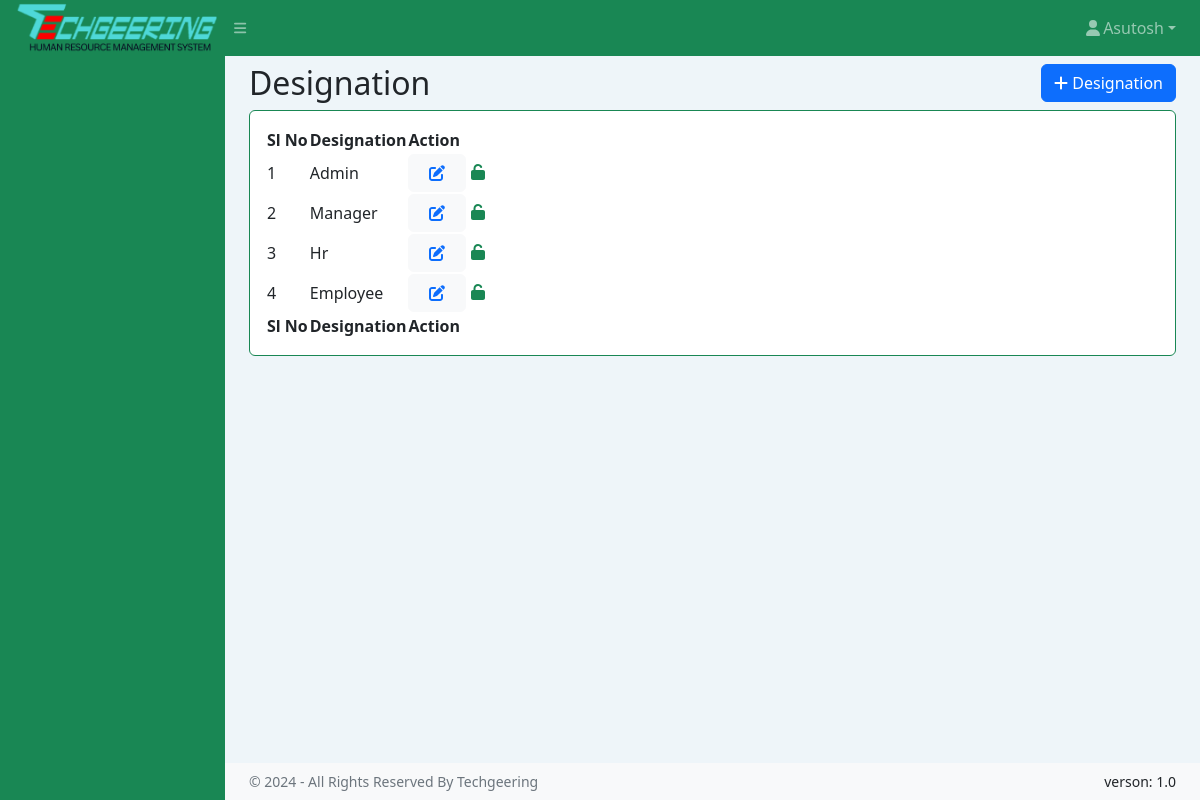
The app's page /designation.php, older data.
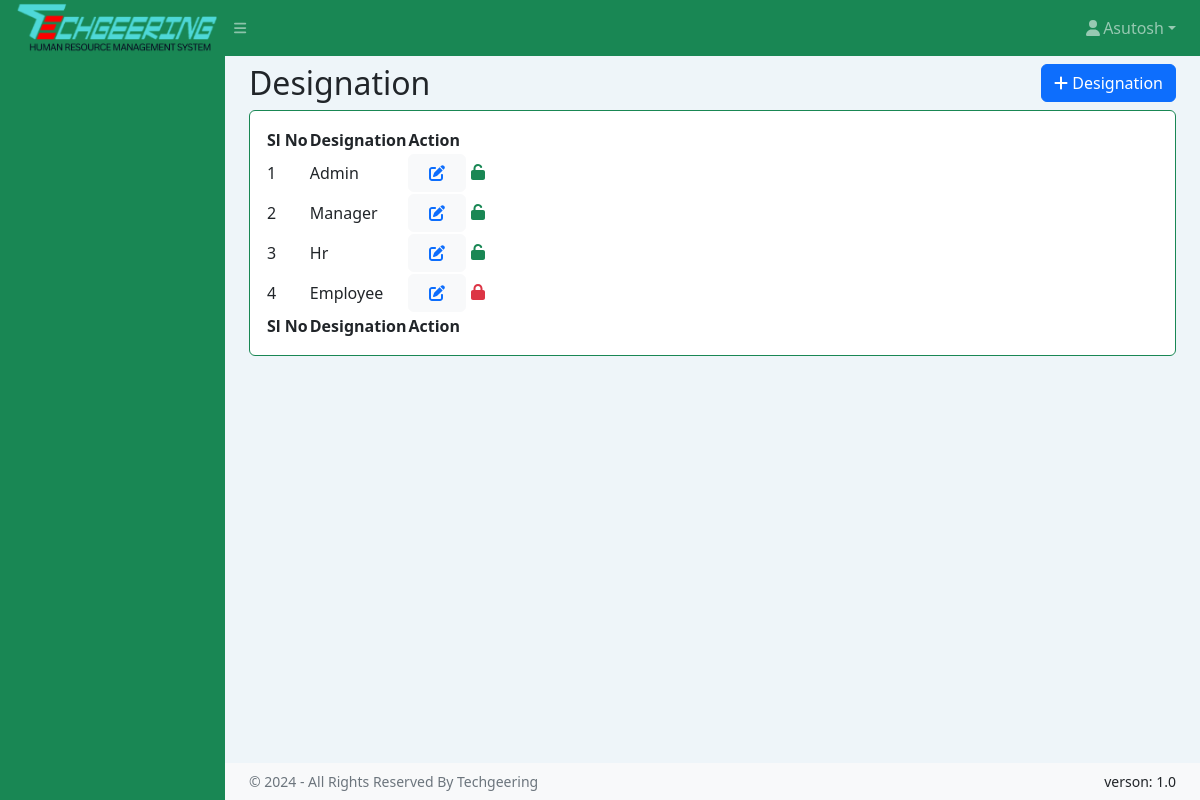
The same page, newer data.
### tables this page shows
CREATE TABLE `designation` (
  `id` int(11) NOT NULL,
  `des_name` varchar(64) NOT NULL,
  `status` enum('1','0') NOT NULL
);

### designation.php (the view, shortened to what this page needs)
<!DOCTYPE html>
<html lang="en">
<head>
    <link href="https://cdn.jsdelivr.net/npm/simple-datatables@7.1.2/dist/style.min.css" rel="stylesheet" />
    <link href="assets/css/styles.css" rel="stylesheet" />
</head>
<body class="sb-nav-fixed">
    <?php include 'common/topnav.php' ?>
    <div id="layoutSidenav">
        <?php include 'common/sidenav.php' ?>
        <div id="layoutSidenav_content">
            <main>
                <div class="container-fluid px-4">
                    <div class="d-flex justify-content-between align-items-center">
                        <h2 class="my-2">Designation</h2>
                        <button type="button" class="btn btn-primary" data-bs-toggle="modal" data-bs-target="#addDept">
                            <i class="fa-solid fa-plus"></i> Designation
                        </button>
                    </div>
                    <div class="card mb-4">
                        <div class="card-body">
                            <table id="datatablesSimple">
                                <thead>
                                    <tr>
                                        <th>Sl No</th>
                                        <th>Designation</th>
                                        <th>Action</th>
                                    </tr>
                                </thead>
                                <tbody>
                                    <?php
                                    include "common/conn.php";
                                    $sql = "SELECT * FROM designation";
                                    $result = $conn->query($sql);
                                    $slno = 1;
                                    if ($result->num_rows > 0) {
                                        while ($row = $result->fetch_assoc()) {
                                            ?>
                                            <tr>
                                                <td><?php echo $slno; ?></td>
                                                <td><?php echo $row["des_name"]; ?></td>
                                                <td>
                                                    <button type="button" class="btn btn-light"
                                                        onclick="myfcn2(<?php echo $row['id']; ?>,'<?php echo $row['des_name']; ?>')"
                                                        data-bs-toggle="modal" data-bs-target="#updateDes"><i
                                                            class="fa-solid fa-pen-to-square me-2 ms-2 text-primary"></i></button>
                                                    <?php
                                                    $status = $row['status'];
                                                    $idm = $row['id'];
                                                    if ($status == 1) {
                                                        echo "<a href='active.php?status=$idm&tb=designation&returnpage=designation.php' class='success'>
                                                            <i class='fa-solid fa-unlock text-success'></i>
                                                            </a>";
                                                    } else {
                                                        echo "<a href='inactive.php?status0=$idm&&tb=designation&&returnpage=designation.php' class='danger'><i class='fa-solid fa-lock text-danger'></i></a>";
                                                    }
                                                    ?>
                                                </td>
                                            </tr>
                                            <?php
                                            $slno++;
                                        }
                                    } else {
                                        echo "0 results";
                                    }
                                    ?>
                                </tbody>
                                <tfoot>
                                    <tr>
                                        <th>Sl No</th>
                                        <th>Designation</th>
                                        <th>Action</th>
                                    </tr>
                                </tfoot>
                            </table>
                        </div>
                    </div>
                </div>
            </main>
            <?php include 'common/copyrightfooter.php' ?>
        </div>
    </div>
</body>
</html>

Row changes from the older to the newer data that the page shows:
changed designation "Employee": status "1" → "0" (drawn)
